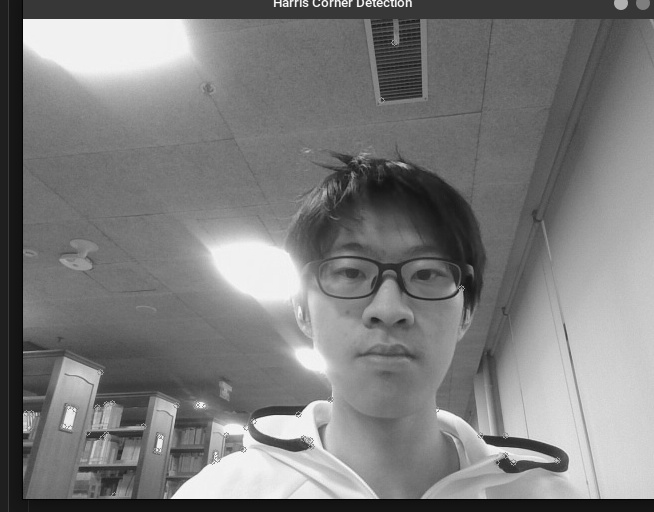
//> input picture hw8/assets/imgA.jpg, 654 x 512 px
$ ./filter   (built with g++ and OpenCV 4)
//> lines starting //> are read from the running program, lines starting //| are printed output that depends on the picture; after the words box and inside, x2 and y2 are one past the last pixel; in counts of white or black regions, pixels touching at a corner belong together
#include <opencv2/opencv.hpp>
#include <iostream>
#include <cmath>

using namespace cv;
using namespace std;

// 生成高斯低通滤波器
Mat createGaussianLowPassFilter(Size size, double D0) {
    Mat filter = Mat::zeros(size, CV_32F);
    Point center = Point(size.width/2, size.height/2);

    for(int i = 0; i < size.height; i++) {
        for(int j = 0; j < size.width; j++) {
            double d = sqrt(pow(i - center.y, 2) + pow(j - center.x, 2));
            filter.at<float>(i, j) = exp(-(d*d)/(2*D0*D0));
        }
    }
    return filter;
}

// 生成理想高通滤波器
Mat createIdealHighPassFilter(Size size, int D0) {
    Mat filter = Mat::ones(size, CV_32F);
    Point center = Point(size.width/2, size.height/2);

    for(int i = 0; i < size.height; i++) {
        for(int j = 0; j < size.width; j++) {
            if(sqrt(pow(i - center.y, 2) + pow(j - center.x, 2)) < D0) {
                filter.at<float>(i, j) = 0;
            }
        }
    }
    return filter;
}

// 频域滤波处理
Mat frequencyDomainFilter(Mat& src, Mat& filter) {
    // 扩展图像尺寸
    Mat padded;
    int m = getOptimalDFTSize(src.rows);
    int n = getOptimalDFTSize(src.cols);
    copyMakeBorder(src, padded, 0, m - src.rows, 0, n - src.cols, BORDER_CONSTANT, Scalar::all(0));

    // 转换为浮点型
    Mat planes[] = {Mat_<float>(padded), Mat::zeros(padded.size(), CV_32F)};
    Mat complexImg;
    merge(planes, 2, complexImg);

    // 傅里叶变换
    dft(complexImg, complexImg);

    // 应用滤波器
    Mat filterPadded;
    resize(filter, filterPadded, padded.size());
    Mat filterPlanes[] = {filterPadded, filterPadded};
    Mat filterComplex;
    merge(filterPlanes, 2, filterComplex);

    mulSpectrums(complexImg, filterComplex, complexImg, 0);

    // 逆变换
    idft(complexImg, complexImg, DFT_SCALE | DFT_REAL_OUTPUT);

    // 裁剪结果
    Mat result;
    complexImg(Rect(0, 0, src.cols, src.rows)).copyTo(result);
    normalize(result, result, 0, 1, NORM_MINMAX);
    return result;
}

int main() {
    // 读取多张测试图像
    vector<string> imgPaths = {
        "../assets/imgA.jpg",
        "../assets/imgB.jpg",
    };

    for(auto& path : imgPaths) {
        Mat src = imread(path, IMREAD_GRAYSCALE);
//> src is the input picture: 512 rows x 654 cols, CV_8UC1; min 0, max 255, mean 124
        if(src.empty()) {
            cerr << "无法读取图像: " << path << endl;
            continue;
        }

        /**************** 空域滤波 ****************/
        // 高斯低通滤波（模糊）
        Mat spatialLowPass;
        GaussianBlur(src, spatialLowPass, Size(15,15), 3);

        // 高通滤波（拉普拉斯边缘检测）
        Mat spatialHighPass;
        Laplacian(src, spatialHighPass, CV_32F, 3);
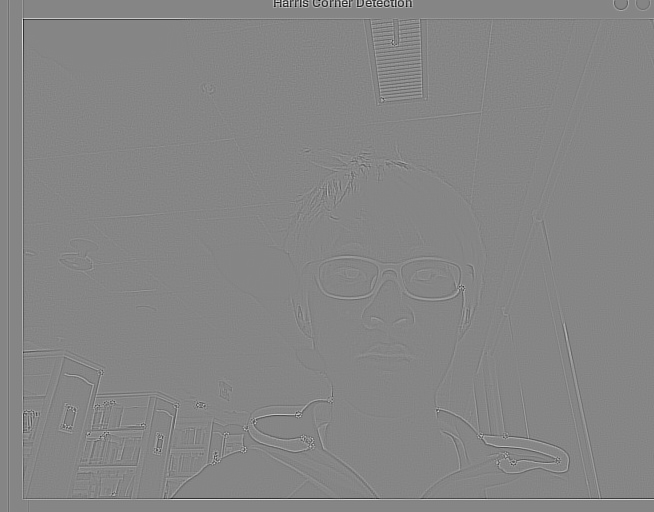
//> spatialHighPass: 512 rows x 654 cols, CV_32FC1; min -1476, max 1334, mean 0; drawn with min black and max white
        convertScaleAbs(spatialHighPass, spatialHighPass);
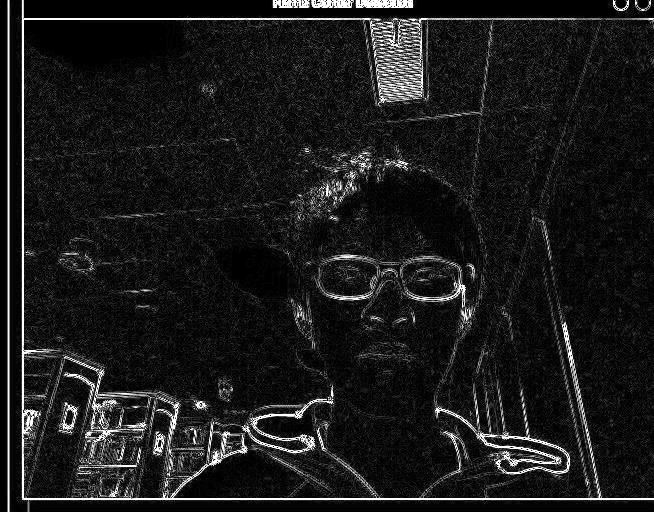
//> spatialHighPass: 512 rows x 654 cols, CV_8UC1; min 0, max 255, mean 27.2

        /**************** 频域滤波 ****************/
        // 生成滤波器
        Mat gaussianLPF = createGaussianLowPassFilter(src.size(), 30);
//> after the loop in createGaussianLowPassFilter, `for(int i = 0; i < size.height; i++)`:
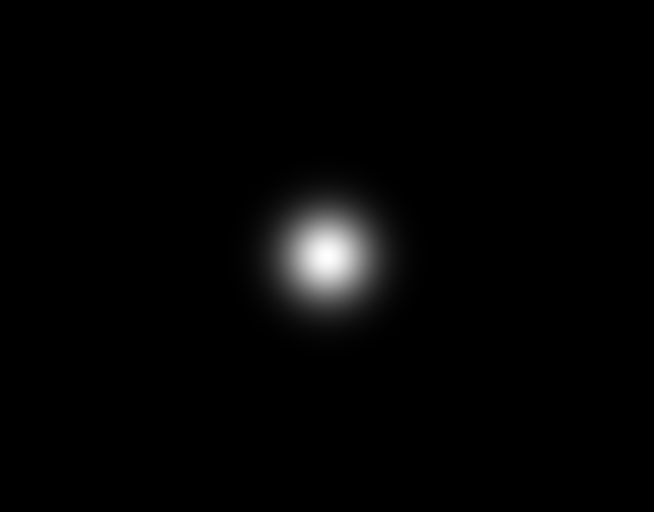
//> filter: 512 rows x 654 cols, CV_32FC1; min 2.45e-42, max 1, mean 0.0169
        Mat idealHPF = createIdealHighPassFilter(src.size(), 30);
//> after the loop in createIdealHighPassFilter, `for(int i = 0; i < size.height; i++)`:
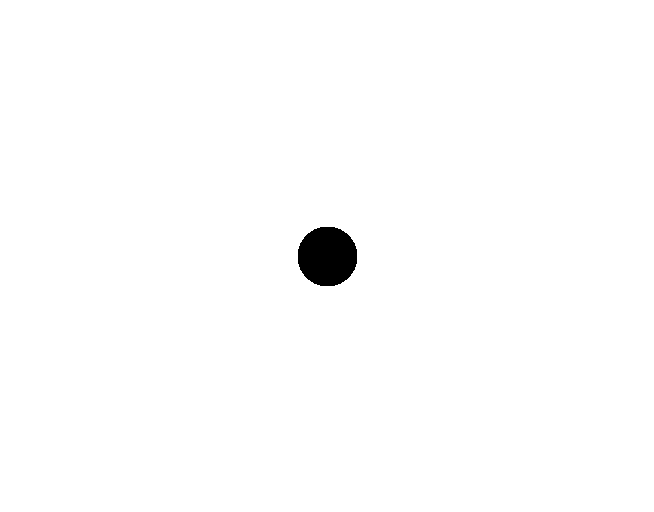
//> filter: 512 rows x 654 cols, CV_32FC1; values 0 (black) and 1 (white), 99.2% white; 1 black region, box (x1, y1, x2, y2) and area: (298, 227, 357, 286) 2809

        // 应用频域滤波
        Mat freqLowPass = frequencyDomainFilter(src, gaussianLPF);
//> in frequencyDomainFilter, `copyMakeBorder(src, padded, 0, m - src.rows, 0, n - src.cols, BORDER_C..`:
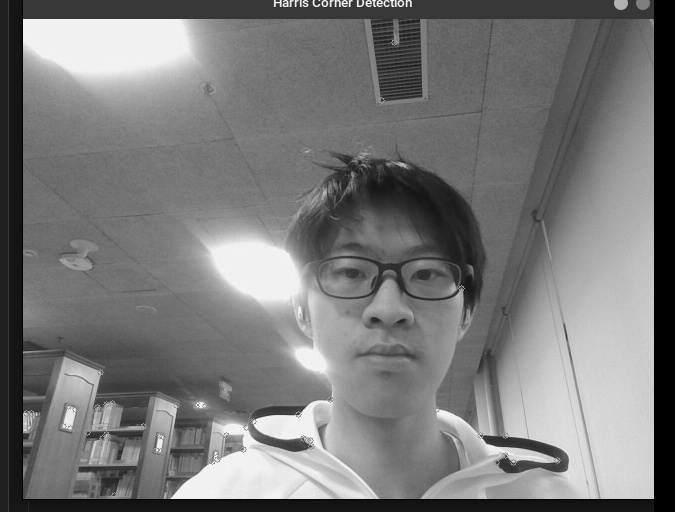
//> padded: 512 rows x 675 cols, CV_8UC1; min 0, max 255, mean 120.2
//> in frequencyDomainFilter, `Mat planes[] = {Mat_<float>(padded), Mat::zeros(padded.size(), CV_32F)};`: planes[1]: 512 rows x 675 cols, CV_32FC1; every value is 0
        Mat freqHighPass = frequencyDomainFilter(src, idealHPF);
//> in frequencyDomainFilter (call 2), `idft(complexImg, complexImg, DFT_SCALE | DFT_REAL_OUTPUT);`:
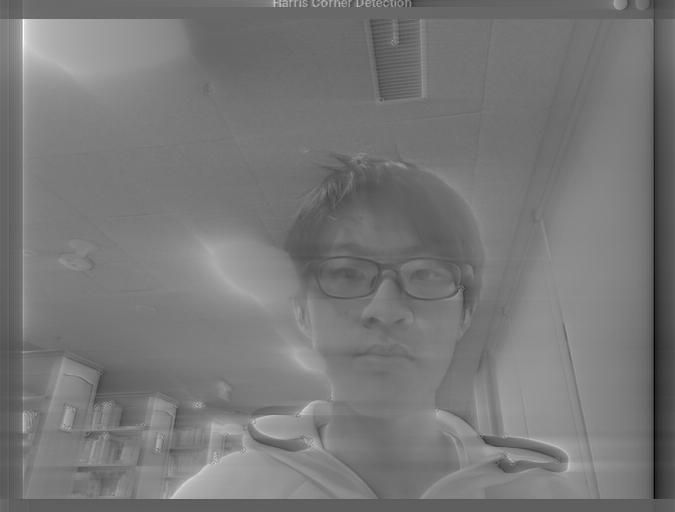
//> complexImg: 512 rows x 675 cols, CV_32FC1; min -372.6, max 673.2, mean 120.2; drawn with min black and max white
//> in frequencyDomainFilter (call 2), `complexImg(Rect(0, 0, src.cols, src.rows)).copyTo(result);`:
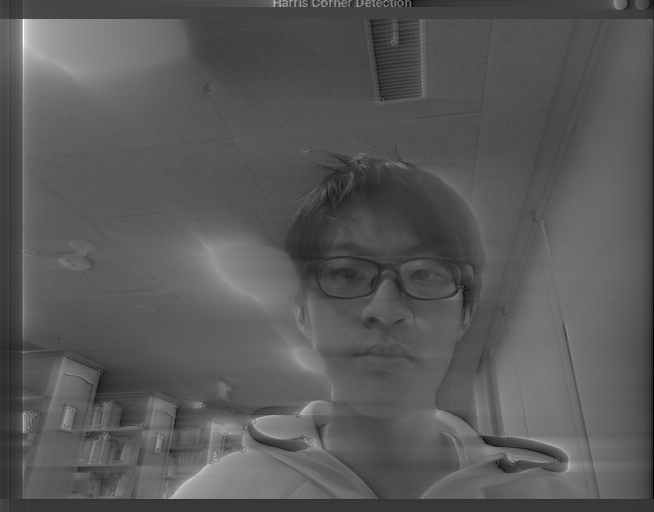
//> result: 512 rows x 654 cols, CV_32FC1; min -167.3, max 673.2, mean 126.4; drawn with min black and max white

        /**************** 保存结果 ****************/
        string prefix = path.substr(0, path.find_last_of('.'));
//> prefix = "../assets/imgA"

        imwrite(prefix + "_spatialLP.jpg", spatialLowPass);
        imwrite(prefix + "_spatialHP.jpg", spatialHighPass);
        imwrite(prefix + "_freqLP.jpg", freqLowPass*255);
        imwrite(prefix + "_freqHP.jpg", freqHighPass*255);

        /**************** 显示结果 ****************/
        imshow("Original", src);
        imshow("Spatial LowPass", spatialLowPass);
        imshow("Spatial HighPass", spatialHighPass);
        imshow("Frequency LowPass", freqLowPass);
        imshow("Frequency HighPass", freqHighPass);
    }
//> pass 2 of the loop `for(auto& path : imgPaths)`:
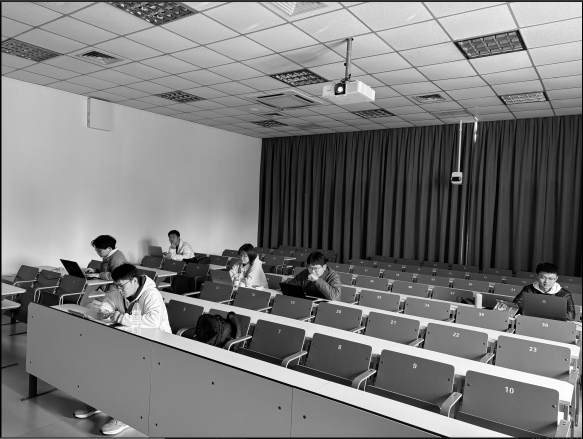
//> input picture hw8/assets/imgB.jpg, 1166 x 878 px (shown at 1/2 size)
//> src is the input picture: 878 rows x 1166 cols, CV_8UC1; min 0, max 255, mean 122.2
//> path = "../assets/imgB.jpg"
//> spatialLowPass: 878 rows x 1166 cols, CV_8UC1
//> after the loop in createIdealHighPassFilter (call 2), `for(int i = 0; i < size.height; i++)`:
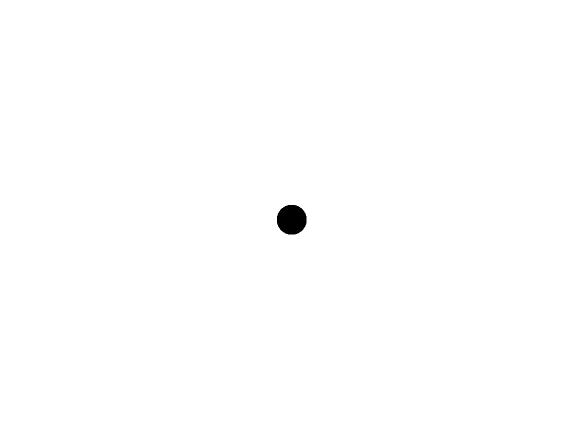
//> filter: 878 rows x 1166 cols, CV_32FC1 (shown at 1/2 size); values 0 (black) and 1 (white), 99.7% white; 1 black region, box (x1, y1, x2, y2) and area: (554, 410, 613, 469) 2809
//> padded: 900 rows x 1200 cols, CV_8UC1
//> complexImg: 900 rows x 1200 cols, CV_32FC1
//> in frequencyDomainFilter (call 4), `complexImg(Rect(0, 0, src.cols, src.rows)).copyTo(result);`:
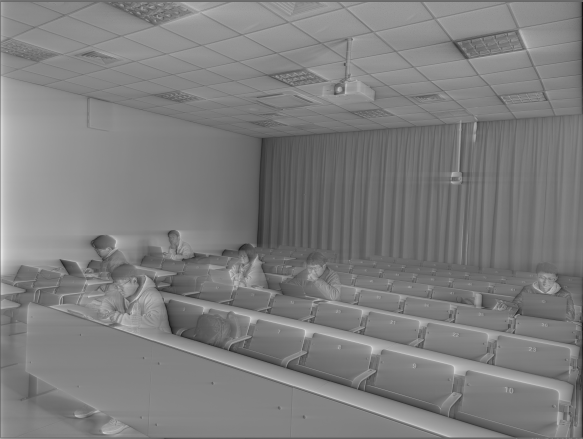
//> result: 878 rows x 1166 cols, CV_32FC1 (shown at 1/2 size); min -403, max 655.5, mean 121.3; drawn with min black and max white
//> prefix = "../assets/imgB"

    waitKey();
    return 0;
}
